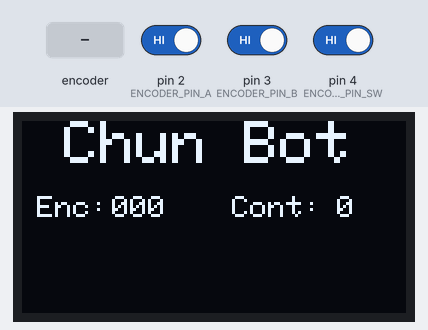
The sketch below on a simulated Arduino Nano, built with avr-gcc and run on an emulated ATmega328P. Shown: 128×64 one-colour display. The inputs (shaded band) are chosen by the test bench; at power-on: pin 2 (ENCODER_PIN_A) HIGH, pin 3 (ENCODER_PIN_B) HIGH, pin 4 (ENCODER_PIN_SW) HIGH. What the sketch prints to the serial monitor is not drawn.

Above: at 1.2 s.
1.3 s: rotary encoder on pin 2 (ENCODER_PIN_A) / pin 3 (ENCODER_PIN_B) turned 3 steps (first pin leading)
At 3.0 s:
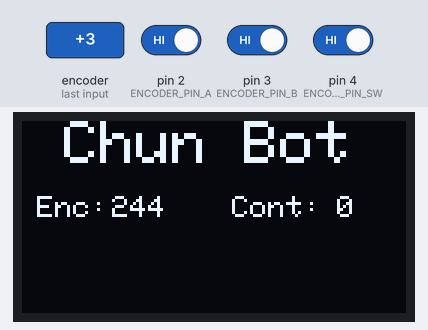
3.4 s: rotary encoder on pin 2 (ENCODER_PIN_A) / pin 3 (ENCODER_PIN_B) turned 1 step (first pin leading)
At 4.4 s:
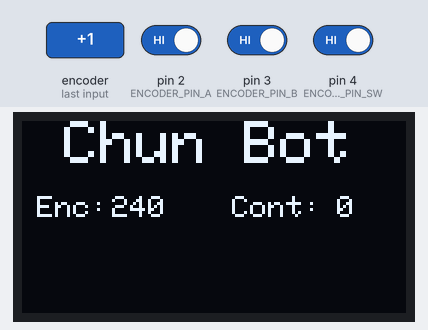
Timing chart, 0 to 6.4 s (numbered marks = the images above; inputs shaded):
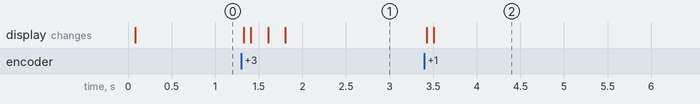

The sketch:

encoder.ino
```cpp
// plaquita usada: Arduino nano
#include "src/Oled/Oled.h"
#include "src/Encoder/Encoder.h"

#define NUMERO_DIGITOS 4
#define TAMANIO_FUENTE_PEQUENIO 1
#define FILA_1 25 // posición 25 en el eje Y para la fila 1

uint8_t contador_clicks = 0;

void setup()
{
  Serial.begin(9600);
  Serial.println("Mando Chunbot");

  oled_init();
  encoder_init();

  oled_display_text("Chun Bot", 14, 0);
  oled_display_text("Enc:", 5, FILA_1, TAMANIO_FUENTE_PEQUENIO);
  oled_display_text("000", 30, FILA_1, TAMANIO_FUENTE_PEQUENIO);

  oled_display_text("Cont:", 70, FILA_1, TAMANIO_FUENTE_PEQUENIO);
  oled_display_text("0", 105, FILA_1, TAMANIO_FUENTE_PEQUENIO);

  oled_update();
}

void loop()
{
  encoder_polling(); // pulsadores + ejes.

  // Detectar rotación encoder
  if (encoder_hasChanged())
  {
    int8_t position = encoder_getPosition();

    char textoEncoderPos[NUMERO_DIGITOS];
    convertir_a_string(position, textoEncoderPos);
    oled_clear_cuadrado(30, FILA_1, 24, 8); // limpiamos antes de pintar el nuevo valor
    oled_display_text(textoEncoderPos, 30, FILA_1, TAMANIO_FUENTE_PEQUENIO);

    oled_update();
  }

  if (encoder_switch_isClicked())
  {
    contador_clicks++;
    contador_clicks %= 10; // del 0 al 9

    String texto = String(contador_clicks);
    oled_clear_cuadrado(105, FILA_1, 5, 8); // limpiamos antes de pintar el nuevo valor
    oled_display_text(texto.c_str(), 105, FILA_1, TAMANIO_FUENTE_PEQUENIO);
    oled_update();
  }
}

void convertir_a_string(uint8_t numero, char *texto)
{
  snprintf(texto, NUMERO_DIGITOS, "%03u", numero); // el número siempre tendrá 4 dígitos
}
```

Encoder.cpp
```cpp
#include "Encoder.h"
#include <limits.h>

// -----------------------------------------------------------------------------
// Estado del encoder
// -----------------------------------------------------------------------------
static encoder_state_t encoder = {
    .position = 0,
    .lastPosition = 0,
    .lastEncoded = 0,
    .lastDebounceTime = 0,
    .changed = false};

// -----------------------------------------------------------------------------
// Estado del pulsador
// -----------------------------------------------------------------------------
static encoder_switch_t encoderSwitch = {
    .pressed = false,
    .lastPressed = false,
    .clicked = false,
    .lastDebounceTime = 0};

// -----------------------------------------------------------------------------
// Constantes
// -----------------------------------------------------------------------------
static const unsigned long HOLD_TIME_MS = 1000;

// Tabla de estados (Gray code)
static const int8_t encoderStates[16] = {
    0, -1, 1, 0,
    1, 0, 0, -1,
    -1, 0, 0, 1,
    0, 1, -1, 0};

// -----------------------------------------------------------------------------
// ISR del encoder
// -----------------------------------------------------------------------------
void encoder_handleInterrupt(void)
{
    unsigned long currentTime = millis();

    // Debounce básico
    if ((currentTime - encoder.lastDebounceTime) < ENCODER_DEBOUNCE_DELAY_MS)
        return;

    encoder.lastDebounceTime = currentTime;

    uint8_t stateA = digitalRead(ENCODER_PIN_A);
    uint8_t stateB = digitalRead(ENCODER_PIN_B);

    uint8_t currentState = (stateA << 1) | stateB;
    uint8_t combinedState = (encoder.lastEncoded << 2) | currentState;

    int8_t change = encoderStates[combinedState];

    // 🔁 INVERTIR SENTIDO DEL GIRO
    change = -change;

    if (change != 0)
    {
        // Saturación INT8
        if (!((encoder.position == INT8_MAX && change > 0) ||
              (encoder.position == INT8_MIN && change < 0)))
        {
            encoder.position += change;
        }
        encoder.changed = true;
    }

    encoder.lastEncoded = currentState;
}

// -----------------------------------------------------------------------------
// Inicialización
// -----------------------------------------------------------------------------
void encoder_init(void)
{
    pinMode(ENCODER_PIN_A, INPUT_PULLUP);
    pinMode(ENCODER_PIN_B, INPUT_PULLUP);
    pinMode(ENCODER_PIN_SW, INPUT_PULLUP);

    uint8_t stateA = digitalRead(ENCODER_PIN_A);
    uint8_t stateB = digitalRead(ENCODER_PIN_B);

    encoder.lastEncoded = (stateA << 1) | stateB;
    encoder.position = 0;
    encoder.lastPosition = 0;
    encoder.changed = false;

    attachInterrupt(digitalPinToInterrupt(ENCODER_PIN_A),
                    encoder_handleInterrupt, CHANGE);
    attachInterrupt(digitalPinToInterrupt(ENCODER_PIN_B),
                    encoder_handleInterrupt, CHANGE);
}

// -----------------------------------------------------------------------------
// Polling del pulsador
// -----------------------------------------------------------------------------
void encoder_polling(void)
{
    unsigned long currentTime = millis();
    bool currentPressed = (digitalRead(ENCODER_PIN_SW) == LOW);

    if (currentPressed != encoderSwitch.lastPressed)
        encoderSwitch.lastDebounceTime = currentTime;

    if ((currentTime - encoderSwitch.lastDebounceTime) > ENCODER_SW_DEBOUNCE_MS)
    {
        if (currentPressed != encoderSwitch.pressed)
        {
            if (encoderSwitch.pressed && !currentPressed)
                encoderSwitch.clicked = true;

            encoderSwitch.pressed = currentPressed;
        }
    }

    encoderSwitch.lastPressed = currentPressed;
}

// -----------------------------------------------------------------------------
// Utilidades
// -----------------------------------------------------------------------------
void encoder_reset(void)
{
    noInterrupts();
    encoder.position = 0;
    encoder.changed = true;
    interrupts();
}

int8_t encoder_getPosition(void)
{
    int8_t pos;
    noInterrupts();
    pos = encoder.position;
    interrupts();
    return pos;
}

int8_t encoder_getDelta(void)
{
    int8_t delta;
    noInterrupts();
    delta = encoder.position - encoder.lastPosition;
    encoder.lastPosition = encoder.position;
    interrupts();
    return delta;
}

bool encoder_hasChanged(void)
{
    bool changed;
    noInterrupts();
    changed = encoder.changed;
    encoder.changed = false;
    interrupts();
    return changed;
}

bool encoder_isTurning(void)
{
    return encoder_hasChanged();
}

// -----------------------------------------------------------------------------
// Pulsador
// -----------------------------------------------------------------------------
bool encoder_switch_isPressed(void)
{
    return encoderSwitch.pressed;
}

bool encoder_switch_isClicked(void)
{
    bool clicked = encoderSwitch.clicked;
    encoderSwitch.clicked = false;
    return clicked;
}

bool encoder_switch_isHeld(void)
{
    static unsigned long pressStartTime = 0;
    static bool wasPressed = false;

    if (encoderSwitch.pressed && !wasPressed)
        pressStartTime = millis();

    wasPressed = encoderSwitch.pressed;

    return (encoderSwitch.pressed &&
            (millis() - pressStartTime) > HOLD_TIME_MS);
}
```

Encoder.h
```cpp
#ifndef __ENCODER_H__
#define __ENCODER_H__

#include <Arduino.h>

// Pines
#define ENCODER_PIN_A 2
#define ENCODER_PIN_B 3
#define ENCODER_PIN_SW 4

// Debounce
#define ENCODER_DEBOUNCE_DELAY_MS 5
#define ENCODER_SW_DEBOUNCE_MS 50

// ---------------- ENCODER ----------------
typedef struct
{
    volatile int8_t position;          // ← 8 bits
    volatile int8_t lastPosition;      // ← 8 bits
    volatile uint8_t lastEncoded;
    volatile unsigned long lastDebounceTime;
    volatile bool changed;
} encoder_state_t;

// ---------------- SWITCH ----------------
typedef struct
{
    bool pressed;
    bool lastPressed;
    bool clicked;
    unsigned long lastDebounceTime;
} encoder_switch_t;

// Inicialización
void encoder_init(void);
void encoder_polling(void);
void encoder_reset(void);

// Lectura
int8_t encoder_getPosition(void);
int8_t encoder_getDelta(void);
bool encoder_hasChanged(void);
bool encoder_isTurning(void);

// Pulsador
bool encoder_switch_isPressed(void);
bool encoder_switch_isClicked(void);
bool encoder_switch_isHeld(void);

// ISR
void encoder_handleInterrupt(void);

#endif
```

Oled.cpp
```cpp
#include "Oled.h"

#include <Adafruit_GFX.h>
#include <Adafruit_SSD1306.h>

// Creamos el objeto SSD1306
Adafruit_SSD1306 display(128, 64, &Wire);

void oled_init()
{
    // Inicializamos I2C (sin parámetros en Arduino Mega)
    Wire.begin();

    // Inicializamos el display
    if (!display.begin(SSD1306_SWITCHCAPVCC, OLED_ADDR))
    {
        Serial.println(F("ERROR: No se pudo iniciar OLED"));
    }
    else
    {
        oled_clear();
    }
}

void oled_clear()
{
    display.clearDisplay();
    oled_update();
}

void oled_clear_cuadrado(uint8_t x, uint8_t y, uint8_t width, uint8_t height)
{
    display.fillRect(x, y, width, height, SSD1306_BLACK);
}

void oled_display_text(const char *text, uint8_t x, uint8_t y, uint8_t textSize = 2)
{
    display.setTextSize(textSize);
    display.setTextColor(SSD1306_WHITE);
    display.setCursor(x, y);
    display.println(text);
}

void oled_draw_circle(uint8_t x, uint8_t y, uint8_t radius)
{
    display.drawCircle(x, y, radius, SSD1306_WHITE); // solo el borde
    // display.fillCircle(x, y, radius, SSD1306_WHITE);   // con relleno
}

void oled_update()
{
    display.display();
}
```

Oled.h
```cpp
#ifndef __OLED__
#define __OLED__

#include <Arduino.h>
#include <Wire.h> // Librería I2C de Arduino

#define PIN_OLED_SDA a4
#define PIN_OLED_SCL a5

// Dirección I2C típica de SSD1315
#define OLED_ADDR 0x3C

void oled_init();
void oled_clear();
void oled_clear_cuadrado(uint8_t x, uint8_t y, uint8_t width, uint8_t height);
void oled_display_text(const char *text, uint8_t x, uint8_t y, uint8_t textSize = 2);
void oled_draw_circle(uint8_t x, uint8_t y, uint8_t radius);
void oled_update();

#endif
```

Measured:
- after the input at 1.3 s, the display: first changes at once (image 1 shows a later state)
- after the input at 3.4 s, the display: first changes at once (image 2 shows a later state)
